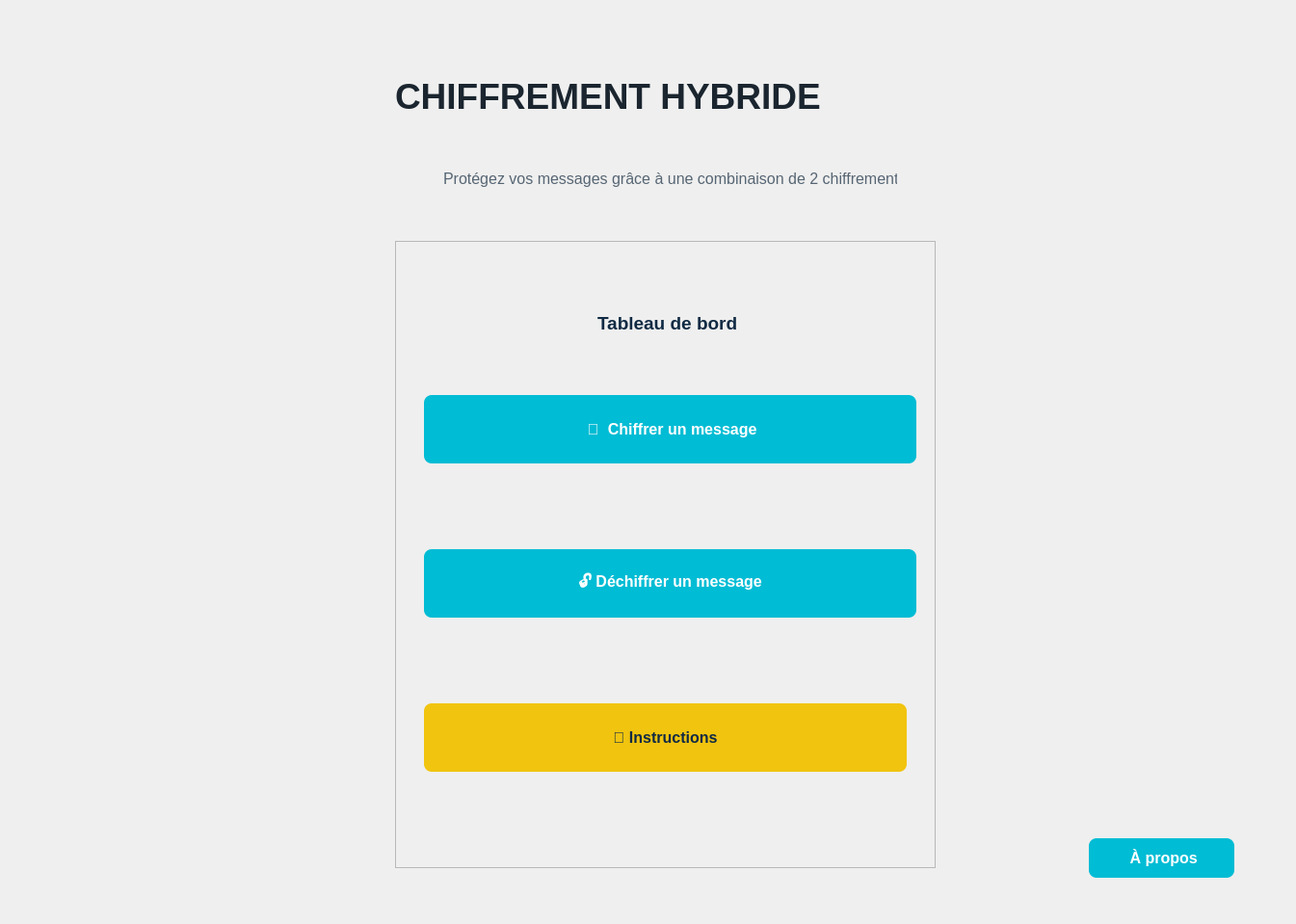
<?xml version="1.0" encoding="UTF-8"?>
<ui version="4.0">
 <class>Form</class>
 <widget class="QWidget" name="Form">
  <property name="geometry">
   <rect>
    <x>0</x>
    <y>0</y>
    <width>1345</width>
    <height>959</height>
   </rect>
  </property>
  <property name="windowTitle">
   <string>Form</string>
  </property>
  <property name="styleSheet">
   <string notr="true">QWidget {
    background-color: qlineargradient(
        spread:pad,
        x1:0, y1:0, x2:1, y2:1,
        stop:0 #daeaf6,
        stop:1 #a8c0d6
    );
    font-family: 'Segoe UI', 'Arial';
    font-size: 15px;
    color: #102a43;
}


/* Titre principal */
QLabel#mainTitle {
    font-size: 24px;
    font-weight: bold;
    color: #1a252f;
	border:noone;
}

/* Sous-titres ou descriptions */
QLabel#subTitle {
    font-size: 16px;
    color: #566573;
}

/* Boutons d’action (chiffrer, déchiffrer, instructions) */
QPushButton {
	background-color: #00bcd4;
	color: white;
    border: none;
    border-radius: 8px;
    padding: 10px 20px;
    font-weight: bold;
    font-size: 16px;
}
QPushButton:hover {
    background-color: #2980b9;
}
QPushButton:pressed {
    background-color: #1c658c;
}

/* Encadré si nécessaire (ex: instruction dans une frame) */
QGroupBox {
    border: 1px solid #aab7b8;
    border-radius: 6px;
    margin-top: 10px;
}
QGroupBox::title {

    left: 10px;
    padding: 0 5px;
    color: #2e4053;
    font-weight: bold;
}
</string>
  </property>
  <widget class="QLabel" name="mainTitle">
   <property name="geometry">
    <rect>
     <x>410</x>
     <y>70</y>
     <width>541</width>
     <height>61</height>
    </rect>
   </property>
   <property name="text">
    <string>&lt;html&gt;&lt;head/&gt;&lt;body&gt;&lt;p&gt;&lt;span style=&quot; font-size:28pt;&quot;&gt;  CHIFFREMENT HYBRIDE &lt;/span&gt;&lt;/p&gt;&lt;/body&gt;&lt;/html&gt;</string>
   </property>
  </widget>
  <widget class="QLabel" name="subTitle">
   <property name="geometry">
    <rect>
     <x>460</x>
     <y>170</y>
     <width>471</width>
     <height>31</height>
    </rect>
   </property>
   <property name="text">
    <string>Protégez vos messages grâce à une combinaison de 2 chiffrement</string>
   </property>
  </widget>
  <widget class="QFrame" name="frame">
   <property name="geometry">
    <rect>
     <x>410</x>
     <y>250</y>
     <width>561</width>
     <height>651</height>
    </rect>
   </property>
   <property name="frameShape">
    <enum>QFrame::StyledPanel</enum>
   </property>
   <property name="frameShadow">
    <enum>QFrame::Raised</enum>
   </property>
   <widget class="QPushButton" name="btn_encryption">
    <property name="geometry">
     <rect>
      <x>30</x>
      <y>160</y>
      <width>511</width>
      <height>71</height>
     </rect>
    </property>
    <property name="text">
     <string> 🔐  Chiffrer un message</string>
    </property>
   </widget>
   <widget class="QPushButton" name="btn_decryption">
    <property name="geometry">
     <rect>
      <x>30</x>
      <y>320</y>
      <width>511</width>
      <height>71</height>
     </rect>
    </property>
    <property name="text">
     <string>🔓 Déchiffrer un message</string>
    </property>
   </widget>
   <widget class="QPushButton" name="btn_instruction">
    <property name="geometry">
     <rect>
      <x>30</x>
      <y>480</y>
      <width>501</width>
      <height>71</height>
     </rect>
    </property>
    <property name="styleSheet">
     <string notr="true">background-color: #f1c40f;
color: #102a43;</string>
    </property>
    <property name="text">
     <string>📘 Instructions</string>
    </property>
   </widget>
   <widget class="QLabel" name="label">
    <property name="geometry">
     <rect>
      <x>210</x>
      <y>70</y>
      <width>191</width>
      <height>31</height>
     </rect>
    </property>
    <property name="text">
     <string>&lt;html&gt;&lt;head/&gt;&lt;body&gt;&lt;p&gt;&lt;span style=&quot; font-size:14pt; font-weight:600;&quot;&gt;Tableau de bord&lt;/span&gt;&lt;/p&gt;&lt;/body&gt;&lt;/html&gt;</string>
    </property>
   </widget>
  </widget>
  <widget class="QPushButton" name="btn_apropos">
   <property name="geometry">
    <rect>
     <x>1130</x>
     <y>870</y>
     <width>151</width>
     <height>41</height>
    </rect>
   </property>
   <property name="text">
    <string> À propos</string>
   </property>
  </widget>
 </widget>
 <resources/>
 <connections/>
</ui>
